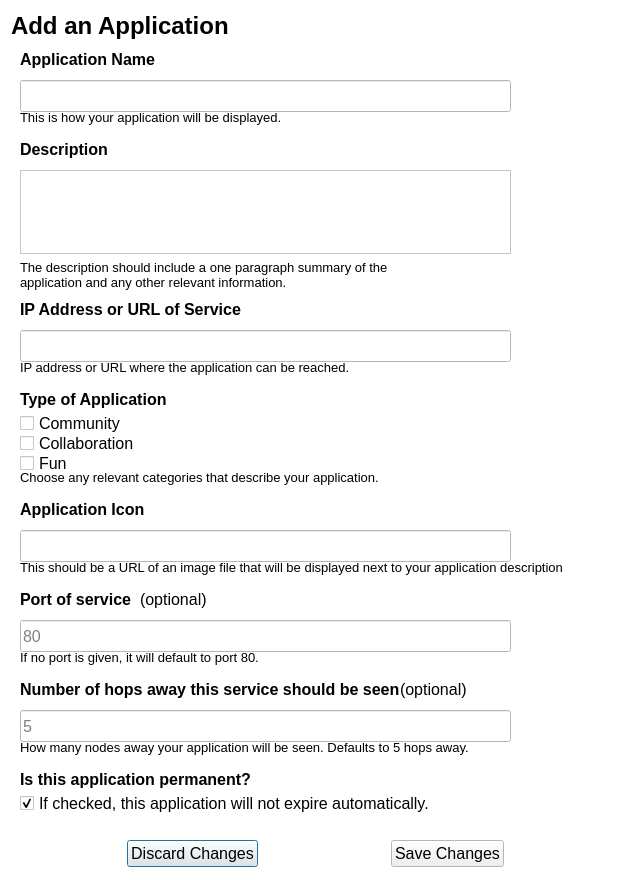
<?xml version="1.0" encoding="UTF-8"?>
<ui version="4.0">
 <class>app_settings</class>
 <widget class="QDialog" name="app_settings">
  <property name="windowModality">
   <enum>Qt::ApplicationModal</enum>
  </property>
  <property name="geometry">
   <rect>
    <x>0</x>
    <y>0</y>
    <width>640</width>
    <height>880</height>
   </rect>
  </property>
  <property name="minimumSize">
   <size>
    <width>0</width>
    <height>0</height>
   </size>
  </property>
  <property name="maximumSize">
   <size>
    <width>640</width>
    <height>16777215</height>
   </size>
  </property>
  <property name="palette">
   <palette>
    <active>
     <colorrole role="Base">
      <brush brushstyle="SolidPattern">
       <color alpha="255">
        <red>255</red>
        <green>255</green>
        <blue>255</blue>
       </color>
      </brush>
     </colorrole>
     <colorrole role="Window">
      <brush brushstyle="SolidPattern">
       <color alpha="255">
        <red>255</red>
        <green>255</green>
        <blue>255</blue>
       </color>
      </brush>
     </colorrole>
    </active>
    <inactive>
     <colorrole role="Base">
      <brush brushstyle="SolidPattern">
       <color alpha="255">
        <red>255</red>
        <green>255</green>
        <blue>255</blue>
       </color>
      </brush>
     </colorrole>
     <colorrole role="Window">
      <brush brushstyle="SolidPattern">
       <color alpha="255">
        <red>255</red>
        <green>255</green>
        <blue>255</blue>
       </color>
      </brush>
     </colorrole>
    </inactive>
    <disabled>
     <colorrole role="Base">
      <brush brushstyle="SolidPattern">
       <color alpha="255">
        <red>255</red>
        <green>255</green>
        <blue>255</blue>
       </color>
      </brush>
     </colorrole>
     <colorrole role="Window">
      <brush brushstyle="SolidPattern">
       <color alpha="255">
        <red>255</red>
        <green>255</green>
        <blue>255</blue>
       </color>
      </brush>
     </colorrole>
    </disabled>
   </palette>
  </property>
  <property name="font">
   <font>
    <pointsize>12</pointsize>
   </font>
  </property>
  <property name="windowTitle">
   <string>Commotion Error</string>
  </property>
  <widget class="QCheckBox" name="app_community">
   <property name="geometry">
    <rect>
     <x>20</x>
     <y>410</y>
     <width>541</width>
     <height>26</height>
    </rect>
   </property>
   <property name="text">
    <string>Community</string>
   </property>
  </widget>
  <widget class="QCheckBox" name="app_collab">
   <property name="geometry">
    <rect>
     <x>20</x>
     <y>430</y>
     <width>541</width>
     <height>26</height>
    </rect>
   </property>
   <property name="text">
    <string>Collaboration</string>
   </property>
  </widget>
  <widget class="QCheckBox" name="app_fun">
   <property name="geometry">
    <rect>
     <x>20</x>
     <y>450</y>
     <width>541</width>
     <height>26</height>
    </rect>
   </property>
   <property name="text">
    <string>Fun</string>
   </property>
  </widget>
  <widget class="QLabel" name="appname_head">
   <property name="geometry">
    <rect>
     <x>20</x>
     <y>50</y>
     <width>151</width>
     <height>24</height>
    </rect>
   </property>
   <property name="maximumSize">
    <size>
     <width>600</width>
     <height>30</height>
    </size>
   </property>
   <property name="font">
    <font>
     <weight>75</weight>
     <bold>true</bold>
    </font>
   </property>
   <property name="text">
    <string>Application Name</string>
   </property>
   <property name="alignment">
    <set>Qt::AlignLeading|Qt::AlignLeft|Qt::AlignTop</set>
   </property>
   <property name="wordWrap">
    <bool>true</bool>
   </property>
   <property name="margin">
    <number>1</number>
   </property>
  </widget>
  <widget class="QLabel" name="add_app_head">
   <property name="geometry">
    <rect>
     <x>11</x>
     <y>11</y>
     <width>600</width>
     <height>30</height>
    </rect>
   </property>
   <property name="maximumSize">
    <size>
     <width>600</width>
     <height>30</height>
    </size>
   </property>
   <property name="font">
    <font>
     <pointsize>18</pointsize>
     <weight>75</weight>
     <bold>true</bold>
    </font>
   </property>
   <property name="text">
    <string>Add an Application</string>
   </property>
   <property name="scaledContents">
    <bool>false</bool>
   </property>
   <property name="wordWrap">
    <bool>true</bool>
   </property>
   <property name="margin">
    <number>0</number>
   </property>
  </widget>
  <widget class="QWidget" name="layoutWidget">
   <property name="geometry">
    <rect>
     <x>0</x>
     <y>840</y>
     <width>631</width>
     <height>34</height>
    </rect>
   </property>
   <layout class="QHBoxLayout" name="horizontalLayout">
    <property name="sizeConstraint">
     <enum>QLayout::SetMinAndMaxSize</enum>
    </property>
    <item>
     <spacer name="horizontalSpacer">
      <property name="orientation">
       <enum>Qt::Horizontal</enum>
      </property>
      <property name="sizeHint" stdset="0">
       <size>
        <width>40</width>
        <height>20</height>
       </size>
      </property>
     </spacer>
    </item>
    <item>
     <widget class="QPushButton" name="discard_button">
      <property name="text">
       <string>Discard Changes</string>
      </property>
     </widget>
    </item>
    <item>
     <spacer name="horizontalSpacer_4">
      <property name="orientation">
       <enum>Qt::Horizontal</enum>
      </property>
      <property name="sizeType">
       <enum>QSizePolicy::Expanding</enum>
      </property>
      <property name="sizeHint" stdset="0">
       <size>
        <width>40</width>
        <height>20</height>
       </size>
      </property>
     </spacer>
    </item>
    <item>
     <widget class="QPushButton" name="save_button">
      <property name="text">
       <string>Save Changes</string>
      </property>
     </widget>
    </item>
    <item>
     <spacer name="horizontalSpacer_3">
      <property name="orientation">
       <enum>Qt::Horizontal</enum>
      </property>
      <property name="sizeHint" stdset="0">
       <size>
        <width>29</width>
        <height>20</height>
       </size>
      </property>
     </spacer>
    </item>
   </layout>
  </widget>
  <widget class="QLineEdit" name="app_name">
   <property name="geometry">
    <rect>
     <x>20</x>
     <y>80</y>
     <width>491</width>
     <height>32</height>
    </rect>
   </property>
  </widget>
  <widget class="QLabel" name="appname_descriptor">
   <property name="geometry">
    <rect>
     <x>20</x>
     <y>110</y>
     <width>291</width>
     <height>24</height>
    </rect>
   </property>
   <property name="maximumSize">
    <size>
     <width>600</width>
     <height>30</height>
    </size>
   </property>
   <property name="font">
    <font>
     <pointsize>10</pointsize>
     <weight>50</weight>
     <italic>false</italic>
     <bold>false</bold>
    </font>
   </property>
   <property name="text">
    <string>This is how your application will be displayed.</string>
   </property>
   <property name="alignment">
    <set>Qt::AlignLeading|Qt::AlignLeft|Qt::AlignTop</set>
   </property>
   <property name="wordWrap">
    <bool>true</bool>
   </property>
   <property name="margin">
    <number>1</number>
   </property>
  </widget>
  <widget class="QPlainTextEdit" name="app_description_text">
   <property name="geometry">
    <rect>
     <x>20</x>
     <y>170</y>
     <width>491</width>
     <height>84</height>
    </rect>
   </property>
  </widget>
  <widget class="QLabel" name="app_description_head">
   <property name="geometry">
    <rect>
     <x>20</x>
     <y>140</y>
     <width>379</width>
     <height>30</height>
    </rect>
   </property>
   <property name="maximumSize">
    <size>
     <width>600</width>
     <height>30</height>
    </size>
   </property>
   <property name="font">
    <font>
     <weight>75</weight>
     <bold>true</bold>
    </font>
   </property>
   <property name="text">
    <string>Description</string>
   </property>
   <property name="alignment">
    <set>Qt::AlignLeading|Qt::AlignLeft|Qt::AlignTop</set>
   </property>
   <property name="wordWrap">
    <bool>true</bool>
   </property>
   <property name="margin">
    <number>1</number>
   </property>
  </widget>
  <widget class="QLabel" name="appdesc_descriptor">
   <property name="geometry">
    <rect>
     <x>20</x>
     <y>260</y>
     <width>391</width>
     <height>41</height>
    </rect>
   </property>
   <property name="maximumSize">
    <size>
     <width>600</width>
     <height>45</height>
    </size>
   </property>
   <property name="font">
    <font>
     <pointsize>10</pointsize>
     <weight>50</weight>
     <italic>false</italic>
     <bold>false</bold>
    </font>
   </property>
   <property name="text">
    <string>The description should include a one paragraph summary of the application and any other relevant information.</string>
   </property>
   <property name="alignment">
    <set>Qt::AlignLeading|Qt::AlignLeft|Qt::AlignTop</set>
   </property>
   <property name="wordWrap">
    <bool>true</bool>
   </property>
   <property name="margin">
    <number>1</number>
   </property>
  </widget>
  <widget class="QLineEdit" name="app_address">
   <property name="geometry">
    <rect>
     <x>20</x>
     <y>330</y>
     <width>491</width>
     <height>32</height>
    </rect>
   </property>
   <property name="text">
    <string/>
   </property>
  </widget>
  <widget class="QLabel" name="app_address_head">
   <property name="geometry">
    <rect>
     <x>20</x>
     <y>300</y>
     <width>241</width>
     <height>24</height>
    </rect>
   </property>
   <property name="maximumSize">
    <size>
     <width>600</width>
     <height>30</height>
    </size>
   </property>
   <property name="font">
    <font>
     <weight>75</weight>
     <bold>true</bold>
    </font>
   </property>
   <property name="text">
    <string>IP Address or URL of Service</string>
   </property>
   <property name="alignment">
    <set>Qt::AlignLeading|Qt::AlignLeft|Qt::AlignTop</set>
   </property>
   <property name="wordWrap">
    <bool>true</bool>
   </property>
   <property name="margin">
    <number>1</number>
   </property>
  </widget>
  <widget class="QLabel" name="appurl_descriptor">
   <property name="geometry">
    <rect>
     <x>20</x>
     <y>360</y>
     <width>391</width>
     <height>24</height>
    </rect>
   </property>
   <property name="maximumSize">
    <size>
     <width>600</width>
     <height>30</height>
    </size>
   </property>
   <property name="font">
    <font>
     <pointsize>10</pointsize>
     <weight>50</weight>
     <italic>false</italic>
     <bold>false</bold>
    </font>
   </property>
   <property name="text">
    <string>IP address or URL where the application can be reached.</string>
   </property>
   <property name="alignment">
    <set>Qt::AlignLeading|Qt::AlignLeft|Qt::AlignTop</set>
   </property>
   <property name="wordWrap">
    <bool>true</bool>
   </property>
   <property name="margin">
    <number>1</number>
   </property>
  </widget>
  <widget class="QLabel" name="app_category_head">
   <property name="geometry">
    <rect>
     <x>20</x>
     <y>390</y>
     <width>241</width>
     <height>24</height>
    </rect>
   </property>
   <property name="maximumSize">
    <size>
     <width>600</width>
     <height>30</height>
    </size>
   </property>
   <property name="font">
    <font>
     <weight>75</weight>
     <bold>true</bold>
    </font>
   </property>
   <property name="text">
    <string>Type of Application</string>
   </property>
   <property name="alignment">
    <set>Qt::AlignLeading|Qt::AlignLeft|Qt::AlignTop</set>
   </property>
   <property name="wordWrap">
    <bool>true</bool>
   </property>
   <property name="margin">
    <number>1</number>
   </property>
  </widget>
  <widget class="QLabel" name="app_icon_head">
   <property name="geometry">
    <rect>
     <x>20</x>
     <y>500</y>
     <width>241</width>
     <height>24</height>
    </rect>
   </property>
   <property name="maximumSize">
    <size>
     <width>600</width>
     <height>30</height>
    </size>
   </property>
   <property name="font">
    <font>
     <weight>75</weight>
     <bold>true</bold>
    </font>
   </property>
   <property name="text">
    <string>Application Icon</string>
   </property>
   <property name="alignment">
    <set>Qt::AlignLeading|Qt::AlignLeft|Qt::AlignTop</set>
   </property>
   <property name="wordWrap">
    <bool>true</bool>
   </property>
   <property name="margin">
    <number>1</number>
   </property>
  </widget>
  <widget class="QLabel" name="appicon_descriptor">
   <property name="geometry">
    <rect>
     <x>20</x>
     <y>560</y>
     <width>561</width>
     <height>24</height>
    </rect>
   </property>
   <property name="maximumSize">
    <size>
     <width>600</width>
     <height>30</height>
    </size>
   </property>
   <property name="font">
    <font>
     <pointsize>10</pointsize>
     <weight>50</weight>
     <bold>false</bold>
    </font>
   </property>
   <property name="text">
    <string>This should be a URL of an image file that will be displayed next to your application description</string>
   </property>
   <property name="alignment">
    <set>Qt::AlignLeading|Qt::AlignLeft|Qt::AlignTop</set>
   </property>
   <property name="wordWrap">
    <bool>true</bool>
   </property>
   <property name="margin">
    <number>1</number>
   </property>
  </widget>
  <widget class="QLineEdit" name="app_icon">
   <property name="geometry">
    <rect>
     <x>20</x>
     <y>530</y>
     <width>491</width>
     <height>32</height>
    </rect>
   </property>
   <property name="text">
    <string/>
   </property>
  </widget>
  <widget class="QLabel" name="app_descriptor_3">
   <property name="geometry">
    <rect>
     <x>20</x>
     <y>470</y>
     <width>481</width>
     <height>24</height>
    </rect>
   </property>
   <property name="maximumSize">
    <size>
     <width>600</width>
     <height>30</height>
    </size>
   </property>
   <property name="font">
    <font>
     <pointsize>10</pointsize>
     <weight>50</weight>
     <italic>false</italic>
     <bold>false</bold>
    </font>
   </property>
   <property name="text">
    <string>Choose any relevant categories that describe your application.</string>
   </property>
   <property name="alignment">
    <set>Qt::AlignLeading|Qt::AlignLeft|Qt::AlignTop</set>
   </property>
   <property name="wordWrap">
    <bool>true</bool>
   </property>
   <property name="margin">
    <number>1</number>
   </property>
  </widget>
  <widget class="QLabel" name="app_port_head">
   <property name="geometry">
    <rect>
     <x>20</x>
     <y>590</y>
     <width>121</width>
     <height>24</height>
    </rect>
   </property>
   <property name="maximumSize">
    <size>
     <width>600</width>
     <height>30</height>
    </size>
   </property>
   <property name="font">
    <font>
     <weight>75</weight>
     <bold>true</bold>
    </font>
   </property>
   <property name="text">
    <string>Port of service</string>
   </property>
   <property name="alignment">
    <set>Qt::AlignLeading|Qt::AlignLeft|Qt::AlignTop</set>
   </property>
   <property name="wordWrap">
    <bool>true</bool>
   </property>
   <property name="margin">
    <number>1</number>
   </property>
  </widget>
  <widget class="QLabel" name="appport_descriptor">
   <property name="geometry">
    <rect>
     <x>20</x>
     <y>650</y>
     <width>391</width>
     <height>24</height>
    </rect>
   </property>
   <property name="maximumSize">
    <size>
     <width>600</width>
     <height>30</height>
    </size>
   </property>
   <property name="font">
    <font>
     <pointsize>10</pointsize>
     <weight>50</weight>
     <italic>false</italic>
     <bold>false</bold>
    </font>
   </property>
   <property name="text">
    <string>If no port is given, it will default to port 80.</string>
   </property>
   <property name="alignment">
    <set>Qt::AlignLeading|Qt::AlignLeft|Qt::AlignTop</set>
   </property>
   <property name="wordWrap">
    <bool>true</bool>
   </property>
   <property name="margin">
    <number>1</number>
   </property>
  </widget>
  <widget class="QLineEdit" name="app_address_2">
   <property name="geometry">
    <rect>
     <x>20</x>
     <y>620</y>
     <width>491</width>
     <height>32</height>
    </rect>
   </property>
   <property name="text">
    <string/>
   </property>
   <property name="placeholderText">
    <string>80</string>
   </property>
  </widget>
  <widget class="QLabel" name="optional1">
   <property name="geometry">
    <rect>
     <x>140</x>
     <y>590</y>
     <width>121</width>
     <height>24</height>
    </rect>
   </property>
   <property name="maximumSize">
    <size>
     <width>600</width>
     <height>30</height>
    </size>
   </property>
   <property name="font">
    <font>
     <weight>50</weight>
     <bold>false</bold>
    </font>
   </property>
   <property name="text">
    <string>(optional)</string>
   </property>
   <property name="alignment">
    <set>Qt::AlignLeading|Qt::AlignLeft|Qt::AlignTop</set>
   </property>
   <property name="wordWrap">
    <bool>true</bool>
   </property>
   <property name="margin">
    <number>1</number>
   </property>
  </widget>
  <widget class="QLabel" name="optional2">
   <property name="geometry">
    <rect>
     <x>400</x>
     <y>680</y>
     <width>121</width>
     <height>24</height>
    </rect>
   </property>
   <property name="maximumSize">
    <size>
     <width>600</width>
     <height>30</height>
    </size>
   </property>
   <property name="font">
    <font>
     <weight>50</weight>
     <bold>false</bold>
    </font>
   </property>
   <property name="text">
    <string>(optional)</string>
   </property>
   <property name="alignment">
    <set>Qt::AlignLeading|Qt::AlignLeft|Qt::AlignTop</set>
   </property>
   <property name="wordWrap">
    <bool>true</bool>
   </property>
   <property name="margin">
    <number>1</number>
   </property>
  </widget>
  <widget class="QLineEdit" name="app_address_3">
   <property name="geometry">
    <rect>
     <x>20</x>
     <y>710</y>
     <width>491</width>
     <height>32</height>
    </rect>
   </property>
   <property name="text">
    <string/>
   </property>
   <property name="readOnly">
    <bool>false</bool>
   </property>
   <property name="placeholderText">
    <string>5</string>
   </property>
  </widget>
  <widget class="QLabel" name="app_hops_head">
   <property name="geometry">
    <rect>
     <x>20</x>
     <y>680</y>
     <width>381</width>
     <height>24</height>
    </rect>
   </property>
   <property name="maximumSize">
    <size>
     <width>600</width>
     <height>30</height>
    </size>
   </property>
   <property name="font">
    <font>
     <weight>75</weight>
     <bold>true</bold>
    </font>
   </property>
   <property name="text">
    <string>Number of hops away this service should be seen</string>
   </property>
   <property name="alignment">
    <set>Qt::AlignLeading|Qt::AlignLeft|Qt::AlignTop</set>
   </property>
   <property name="wordWrap">
    <bool>true</bool>
   </property>
   <property name="margin">
    <number>1</number>
   </property>
  </widget>
  <widget class="QLabel" name="appname_descriptor_4">
   <property name="geometry">
    <rect>
     <x>20</x>
     <y>740</y>
     <width>491</width>
     <height>24</height>
    </rect>
   </property>
   <property name="maximumSize">
    <size>
     <width>600</width>
     <height>30</height>
    </size>
   </property>
   <property name="font">
    <font>
     <pointsize>10</pointsize>
     <weight>50</weight>
     <italic>false</italic>
     <bold>false</bold>
    </font>
   </property>
   <property name="text">
    <string>How many nodes away your application will be seen. Defaults to 5 hops away.</string>
   </property>
   <property name="alignment">
    <set>Qt::AlignLeading|Qt::AlignLeft|Qt::AlignTop</set>
   </property>
   <property name="wordWrap">
    <bool>true</bool>
   </property>
   <property name="margin">
    <number>1</number>
   </property>
  </widget>
  <widget class="QCheckBox" name="app_perm">
   <property name="geometry">
    <rect>
     <x>20</x>
     <y>790</y>
     <width>541</width>
     <height>26</height>
    </rect>
   </property>
   <property name="text">
    <string>If checked, this application will not expire automatically.</string>
   </property>
   <property name="checked">
    <bool>true</bool>
   </property>
  </widget>
  <widget class="QLabel" name="app_hops_head_2">
   <property name="geometry">
    <rect>
     <x>20</x>
     <y>770</y>
     <width>381</width>
     <height>24</height>
    </rect>
   </property>
   <property name="maximumSize">
    <size>
     <width>600</width>
     <height>30</height>
    </size>
   </property>
   <property name="font">
    <font>
     <weight>75</weight>
     <bold>true</bold>
    </font>
   </property>
   <property name="text">
    <string>Is this application permanent?</string>
   </property>
   <property name="alignment">
    <set>Qt::AlignLeading|Qt::AlignLeft|Qt::AlignTop</set>
   </property>
   <property name="wordWrap">
    <bool>true</bool>
   </property>
   <property name="margin">
    <number>1</number>
   </property>
  </widget>
  <zorder>appname_head</zorder>
  <zorder>add_app_head</zorder>
  <zorder>layoutWidget</zorder>
  <zorder>app_community</zorder>
  <zorder>app_collab</zorder>
  <zorder>app_fun</zorder>
  <zorder>app_name</zorder>
  <zorder>appname_descriptor</zorder>
  <zorder>app_description_text</zorder>
  <zorder>app_description_head</zorder>
  <zorder>appdesc_descriptor</zorder>
  <zorder>app_address</zorder>
  <zorder>app_address_head</zorder>
  <zorder>appurl_descriptor</zorder>
  <zorder>app_category_head</zorder>
  <zorder>app_icon_head</zorder>
  <zorder>appicon_descriptor</zorder>
  <zorder>app_icon</zorder>
  <zorder>app_descriptor_3</zorder>
  <zorder>app_port_head</zorder>
  <zorder>appport_descriptor</zorder>
  <zorder>app_address_2</zorder>
  <zorder>optional1</zorder>
  <zorder>optional2</zorder>
  <zorder>app_address_3</zorder>
  <zorder>app_hops_head</zorder>
  <zorder>appname_descriptor_4</zorder>
  <zorder>app_perm</zorder>
  <zorder>app_hops_head_2</zorder>
 </widget>
 <tabstops>
  <tabstop>app_name</tabstop>
  <tabstop>app_description_text</tabstop>
  <tabstop>app_address</tabstop>
  <tabstop>app_community</tabstop>
  <tabstop>app_collab</tabstop>
  <tabstop>app_fun</tabstop>
  <tabstop>app_icon</tabstop>
  <tabstop>app_address_2</tabstop>
  <tabstop>app_address_3</tabstop>
  <tabstop>app_perm</tabstop>
  <tabstop>discard_button</tabstop>
  <tabstop>save_button</tabstop>
 </tabstops>
 <resources>
  <include location="../untitled1/qml.qrc"/>
 </resources>
 <connections>
  <connection>
   <sender>discard_button</sender>
   <signal>clicked()</signal>
   <receiver>app_settings</receiver>
   <slot>close()</slot>
   <hints>
    <hint type="sourcelabel">
     <x>295</x>
     <y>485</y>
    </hint>
    <hint type="destinationlabel">
     <x>459</x>
     <y>-16</y>
    </hint>
   </hints>
  </connection>
  <connection>
   <sender>save_button</sender>
   <signal>clicked()</signal>
   <receiver>app_settings</receiver>
   <slot>close()</slot>
   <hints>
    <hint type="sourcelabel">
     <x>334</x>
     <y>489</y>
    </hint>
    <hint type="destinationlabel">
     <x>412</x>
     <y>14</y>
    </hint>
   </hints>
  </connection>
 </connections>
</ui>
